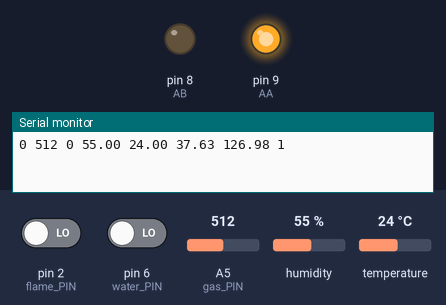
Simulated run of this sketch. Board: Arduino Uno, built with avr-gcc and run on an emulated ATmega328P. Shown: output pins drawn as LEDs (lit = HIGH), the last lines printed to the serial monitor. The inputs (shaded band) are chosen by the test bench; at power-on: A5 (gas_PIN) = 512, pin 2 (flame_PIN) LOW, pin 6 (water_PIN) LOW, humidity 55 %, temperature 24 °C.

Above: at 3.8 s.
3.9 s: A5 (gas_PIN) set to 407
7.8 s: A5 (gas_PIN) set to 383
At 9.1 s:
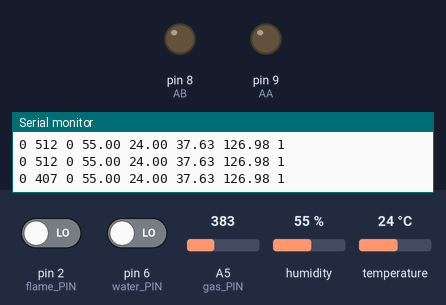
11.7 s: A5 (gas_PIN) set to 410
At 12.8 s:
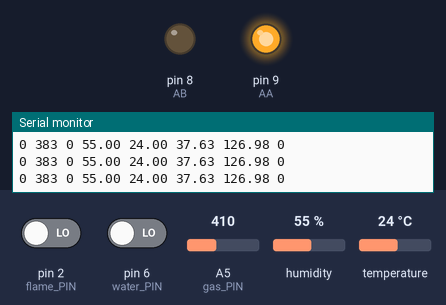
19.5 s: A5 (gas_PIN) set to 390
At 20.8 s:
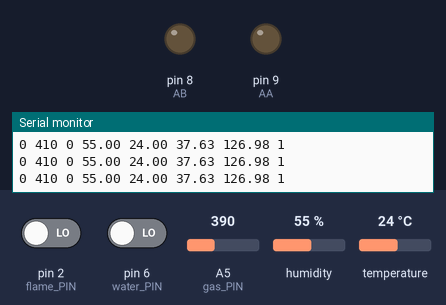
Timing chart, 0 to 22.5 s (numbered marks = the images above; inputs shaded):
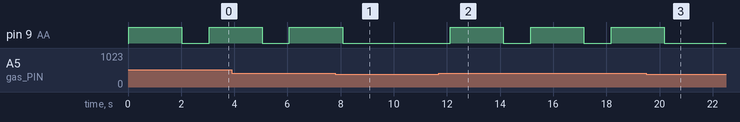

The sketch:

Loca_Sensor_System2.ino
```cpp
#include <DHT.h>
#include <SoftwareSerial.h>
#include <TinyGPS.h>

#define TXpin 1
#define RXpin 0
#define WATER_LIMIT 200 // 200 밑이면 부저 울림
#define GAS_LIMIT 300   // 300 이상이면 워터펌프 작동

/*======================온습도 측정======================*/
void temp_humi();
DHT dht(7, DHT11);
float humi;   // Stores humidity value
float temp;   // Stores temperature value
/*=======================================================*/

/*======================불꽃 측정=========================*/
void flamefunc();
const int flame_PIN = 2;
int flame_State = 0;
/*=======================================================*/


/*======================가스 측정=========================*/
void gasfunc();
const int gas_PIN = A5;
int gas_State = 0;
/*=======================================================*/

/*======================워터 펌프=========================*/
void pumpfunc();
const int AA = 9; // A1A 연결
const int AB = 8; // A1B 연결
int pump_State = 0;
/*=======================================================*/

/*====================== 물 수위 =========================*/
void waterfunc();
const int water_PIN = 6;
int water_State = 0;
/*=======================================================*/


/*====================== GPS =========================*/
TinyGPS gps;
SoftwareSerial ss(4, 3);
double exLAT=37.6291;
double exLON=126.9822;
void GPS();
/*====================================================*/


int count = 0;

void setup() {
  /* 온습도 센서 */
  dht.begin();
  /* 비접촉 물수위 센서 */
  pinMode(water_PIN, INPUT);

  /* 불꽃감지 센서 */
  pinMode(flame_PIN, INPUT);

  /* 가스측정 센서 */
  pinMode(gas_PIN, INPUT);

  /* 워터펌프 */
  pinMode(AA, OUTPUT);
  pinMode(AB, OUTPUT);

  /* GPS */
  ss.begin(9600);
  Serial.print("Simple TinyGPS library v. "); Serial.println(TinyGPS::library_version());

  Serial.begin(115200);
}

void loop() {
  pump_State = 0;
  /***************************************************/
  waterfunc();  // 물 수위 측정
  gasfunc();  // 가스 측정
  temp_humi();  // 온습도 측정
  flamefunc();    // 불꽃 측정

  if(gas_State >= 400 || flame_State == 1){
    pump_State = 1;
    digitalWrite(AA, HIGH);
    digitalWrite(AB, LOW);
    delay(2000);  // 2초 동작
    digitalWrite(AA, LOW);
    digitalWrite(AB, LOW);
  }
  // String state = "[" + String(count) + "]" + " " +String(water_State)+ " "+String(gas_State)+ " "+ String(flame_State)+ " "+String(humi)+ " "+String(temp)+ " "+String(ex_LAT)+ " "+String(ex_LON);
  String state = String(water_State)+ " "+String(gas_State)+ " "+ String(flame_State)+ " "+String(humi)+ " "+String(temp)+ " "+String(exLAT)+ " "+String(exLON)+ " "+String(pump_State);
  Serial.println(state);
  // count += 1;
  delay(1000);

}

/* =================== 워터펌프 작동 =================== */
void pumpfunc(){
  pump_State = 0;
  if(gas_State >= 500 || flame_State == 1){
    pump_State = 1;
    digitalWrite(AA, HIGH);
    digitalWrite(AB, LOW);
    delay(2000);  // 2초 동작
    digitalWrite(AA, LOW);
    digitalWrite(AB, LOW);
  }
}
/* =================== 물 수위 측정 =================== */
void waterfunc(){
  water_State = digitalRead(water_PIN);
}

/* =================== 가스 측정 =================== */
void gasfunc(){
  gas_State = analogRead(gas_PIN);
}

/* =================== 불꽃 측정 =================== */
void flamefunc(){
  flame_State = digitalRead(flame_PIN);
}

/* =================== 온습도 측정 =================== */
void temp_humi(){
  humi = dht.readHumidity();
  temp = dht.readTemperature();
}

/*====================== GPS =========================*/
void GPS(){
  bool newData = false;
  unsigned long chars;
  unsigned short sentences, failed;


  // For one second we parse GPS data and report some key values
  for (unsigned long start = millis(); millis() - start < 1000;)
  {
    while (ss.available())
    {
      char c = ss.read();
      if (gps.encode(c)) // Did a new valid sentence come in?
        newData = true;
    }
  }


  if (newData)
  {
    float flat, flon;
    unsigned long age;
    gps.f_get_position(&flat, &flon, &age);

    exLAT = (flat == TinyGPS::GPS_INVALID_F_ANGLE ? 0.0 : flat, 6);
    exLON = (flon == TinyGPS::GPS_INVALID_F_ANGLE ? 0.0 : flon, 6);

  }
  gps.stats(&chars, &sentences, &failed);
}
```

Measured:
- the behaviour switches between 400 and 399 on A5 (gas_PIN) (found by bisection; images 0 and 1)
- after the input at 7.8 s, pin 9 (AA): goes on until 8.1 s, then stays LOW
- after the input at 11.7 s, pin 9 (AA): alternates HIGH for 2.0 s and LOW for 1.0 s, starting after 0.43 s
- after the input at 19.5 s, pin 9 (AA): goes on until 20.2 s, then stays LOW
